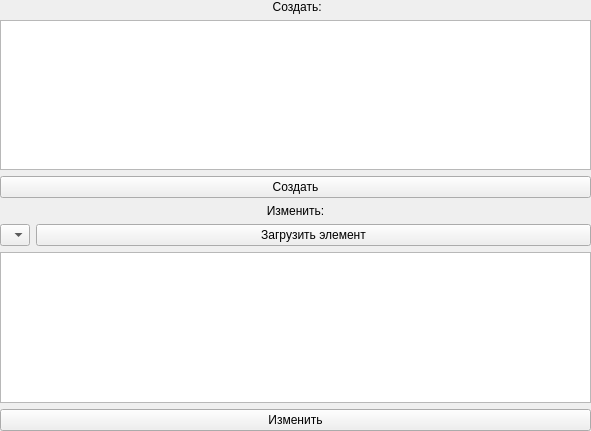
<?xml version="1.0" encoding="UTF-8"?>
<ui version="4.0">
 <class>Form</class>
 <widget class="QWidget" name="Form">
  <property name="geometry">
   <rect>
    <x>0</x>
    <y>0</y>
    <width>591</width>
    <height>431</height>
   </rect>
  </property>
  <property name="windowTitle">
   <string>Создать/Изменить</string>
  </property>
  <widget class="QWidget" name="formLayoutWidget">
   <property name="geometry">
    <rect>
     <x>0</x>
     <y>0</y>
     <width>591</width>
     <height>431</height>
    </rect>
   </property>
   <layout class="QFormLayout" name="formLayout">
    <item row="0" column="0" colspan="2">
     <widget class="QLabel" name="label">
      <property name="text">
       <string> Создать:</string>
      </property>
      <property name="alignment">
       <set>Qt::AlignCenter</set>
      </property>
     </widget>
    </item>
    <item row="1" column="0" colspan="2">
     <widget class="QTableWidget" name="tableWidgetCreate"/>
    </item>
    <item row="2" column="0" colspan="2">
     <widget class="QPushButton" name="btn_create">
      <property name="text">
       <string>Создать</string>
      </property>
     </widget>
    </item>
    <item row="3" column="0" colspan="2">
     <widget class="QLabel" name="label_2">
      <property name="text">
       <string>Изменить:</string>
      </property>
      <property name="alignment">
       <set>Qt::AlignCenter</set>
      </property>
     </widget>
    </item>
    <item row="4" column="0">
     <widget class="QComboBox" name="comboBox">
      <property name="editable">
       <bool>false</bool>
      </property>
      <item>
       <property name="text">
        <string/>
       </property>
      </item>
     </widget>
    </item>
    <item row="4" column="1">
     <widget class="QPushButton" name="btn_load">
      <property name="text">
       <string>Загрузить элемент</string>
      </property>
     </widget>
    </item>
    <item row="5" column="0" colspan="2">
     <widget class="QTableWidget" name="tableWidgetEdit"/>
    </item>
    <item row="6" column="0" colspan="2">
     <widget class="QPushButton" name="btn_edit">
      <property name="text">
       <string>Изменить</string>
      </property>
     </widget>
    </item>
   </layout>
  </widget>
 </widget>
 <resources/>
 <connections/>
</ui>
